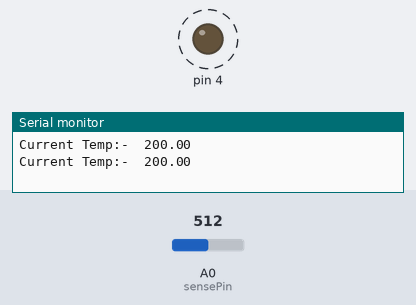
Recording of a sketch running on a simulated Arduino Uno, built with avr-gcc and run on an emulated ATmega328P. On the bench: output pins drawn as LEDs (lit = HIGH), the last lines printed to the serial monitor. Dashed ring = blinking. Inputs (shaded band) come from the test bench; at power-on: A0 (sensePin) = 512.

Above: at 1.8 s.
1.9 s: A0 (sensePin) set to 181
5.4 s: A0 (sensePin) set to 148
At 6.3 s:
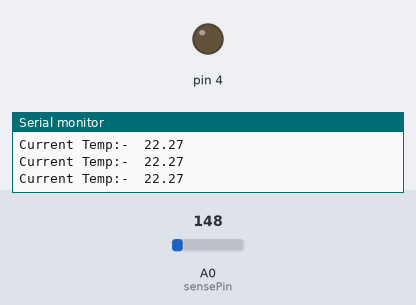
9.5 s: A0 (sensePin) set to 306
At 9.9 s:
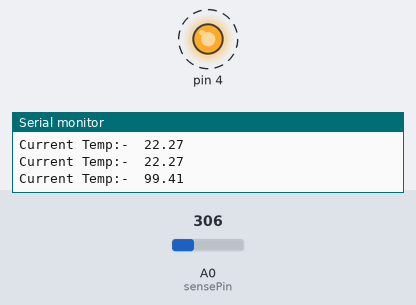
Timing chart, 0 to 19.5 s (numbered marks = the images above; inputs shaded):
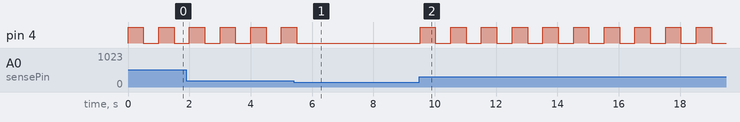

The sketch:

Task1.ino
```cpp
int sensePin = A0;
int sensorInput;
double temp;

void setup()
{
  pinMode(4, OUTPUT);
  Serial.begin(9600);
}

void loop()
{
  sensorInput = analogRead(A0);
  temp = (double)sensorInput / 1024;
  temp = temp * 5;
  temp = temp - 0.5;
  temp = temp * 100;

  Serial.print("Current Temp:-  ");
  Serial.println(temp);


  if(temp>30){
    digitalWrite(4,HIGH);
    delay(500);
    digitalWrite(4,LOW);
    delay(500);
  }
}
```

Measured:
- the behaviour switches between 164 and 163 on A0 (sensePin) (found by bisection; images 0 and 1)
- after the input at 5.4 s, pin 4: goes on until 5.5 s, then stays LOW
- after the input at 9.5 s, pin 4: alternates HIGH for 0.50 s and LOW for 0.50 s, starting at once
- by itself, pin 4: alternates HIGH for 0.50 s and LOW for 0.50 s
